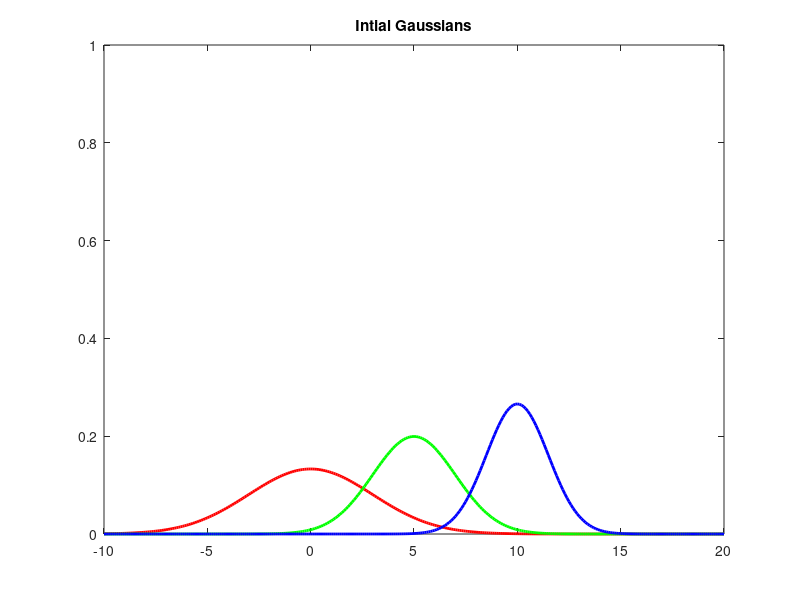

This chart was generated by the following MATLAB code: (Note: this script raises an error after producing the figure.)
clc;
clear;
close all;

mean1 = 0;  
mean2 = 5;
mean3 = 10;
sigma1 = 3;
sigma2 = 2;
sigma3 = 1.5;



%Plotting pdf from mean/var we picked
data = -10:.1:20;
norm1 = normpdf(data,mean1,sigma1);
plot(data,norm1,'r','LineWidth',2)
hold on;

norm2 = normpdf(data,mean2,sigma2);
plot(data,norm2,'g','LineWidth',2);

norm3 = normpdf(data,mean3,sigma3);
plot(data,norm3,'b','LineWidth',2);

title('Intial Gaussians')
ylim([0 1])

i=1;
%for i=1:1
    
%% Generating 10 Random Samples from the mean and sigma
sample1 = mvnrnd(mean1,sigma1,1000);
sample2 = mvnrnd(mean2,sigma2,1000);
sample3 = mvnrnd(mean3,sigma3,1000);

%% Matlab Implementation
% D = [sample1 ;sample2 ;sample3];
% GMModel = fitgmdist(D,3);
% mean_new(i,:) = GMModel.mu;
% sigma_new(i,:) = [GMModel.Sigma(1) GMModel.Sigma(2) GMModel.Sigma(3)];

%% My implementation
X = [sample1 ;sample2 ;sample3];
[mu,sigma] = em_implementation(X,3,1);
mean_new(i,:) = mu;
sigma_new(i,:) = [sigma(1) sigma(2) sigma(3)];

gmm1 = normpdf(data,mean_new(i,1),sigma_new(i,1));
gmm2 = normpdf(data,mean_new(i,2),sigma_new(i,2));
gmm3 = normpdf(data,mean_new(i,3),sigma_new(i,3));
figure
plot(data,gmm1,'LineWidth',2)
hold on
plot(data,gmm2,'LineWidth',2)
plot(data,gmm3,'LineWidth',2)
title('Gaussians found using GMM')
ylim([0 1])
%pause(1);
%end

%% Matlab Implementation
% GMM_gauss4 = fitgmdist(D,4);
% mean_gauss4 = GMM_gauss4.mu;
% sigma_gauss4 = [GMM_gauss4.Sigma(1) GMM_gauss4.Sigma(2) GMM_gauss4.Sigma(3) GMM_gauss4.Sigma(4)];

%% My Implementation
[mu,sigma] = em_implementation(X,4,1);
mean_gauss4 = mu;
sigma_gauss4 = [sigma(1) sigma(2) sigma(3) sigma(4)];

G1_pdf = gaussian_1D(data,mean_gauss4(1),sigma_gauss4(1));
G2_pdf = gaussian_1D(data,mean_gauss4(2),sigma_gauss4(2));
G3_pdf = gaussian_1D(data,mean_gauss4(3),sigma_gauss4(3));
G4_pdf = gaussian_1D(data,mean_gauss4(4),sigma_gauss4(4));

figure
plot(data,G1_pdf,'LineWidth',2)
hold on
plot(data,G2_pdf,'LineWidth',2)
plot(data,G3_pdf,'LineWidth',2)
plot(data,G4_pdf,'LineWIdth',2)
title('Fitting 4 Gaussians to sample data from 3')
ylim([0 1])

